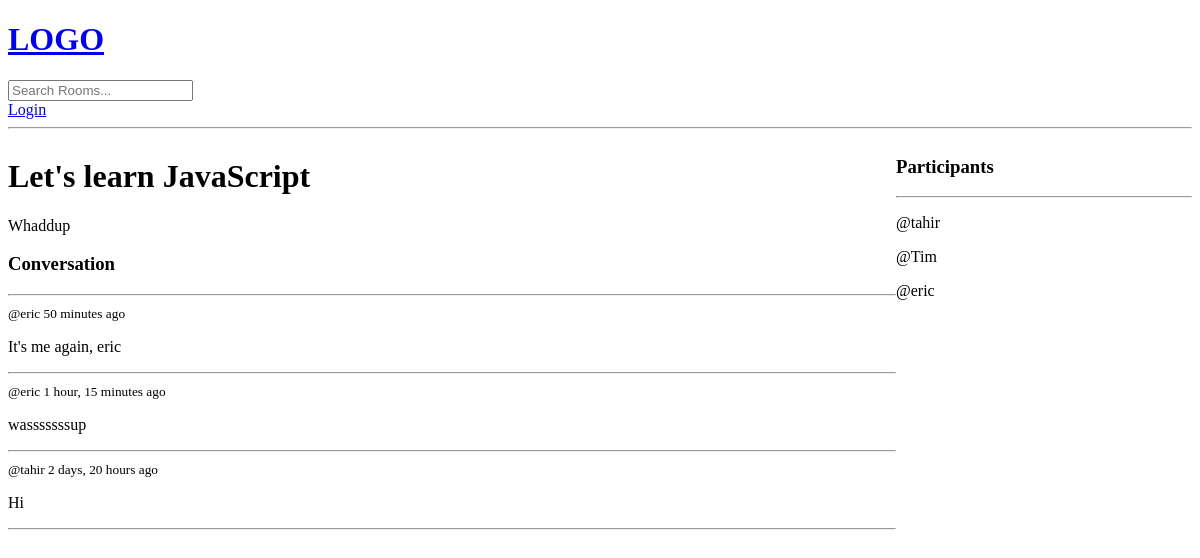
The app's page /room/1/, older data.
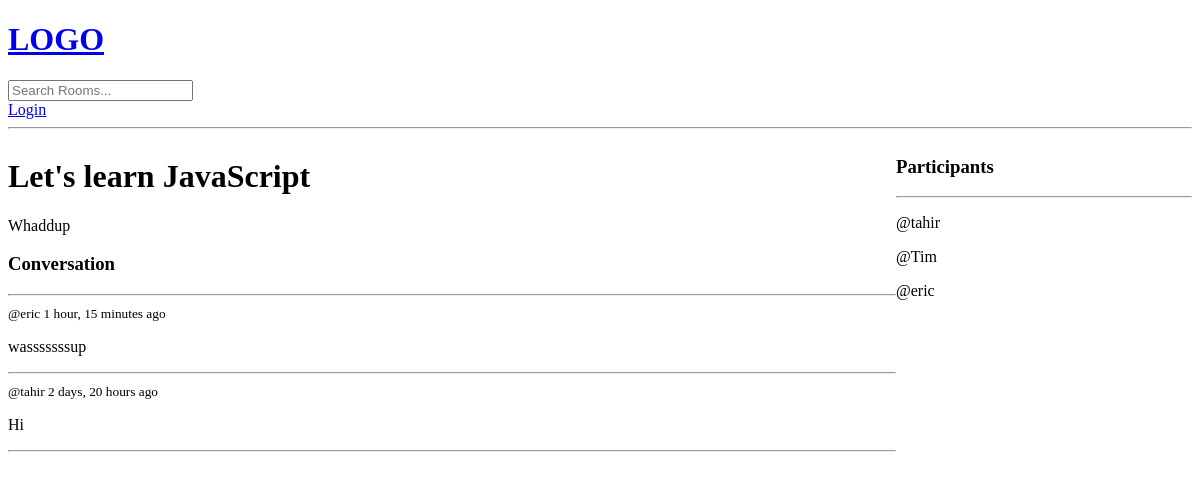
The same page, newer data.
### base/models.py (models this page shows, shortened)
class Room(models.Model):
    host = models.ForeignKey(User, on_delete=models.SET_NULL, null=True)
    topic = models.ForeignKey(Topic, on_delete=models.SET_NULL, null=True) # a room can only have one topic
    name = models.CharField(max_length=200)
    description = models.TextField(null=True, blank=True)   # blanks allowed
    participants = models.ManyToManyField(User, related_name='participants', blank=True)
    updated = models.DateTimeField(auto_now=True)   # timestamp for when saved
    created = models.DateTimeField(auto_now_add=True)   # timestamp for when created

class Message(models.Model):
    user = models.ForeignKey(User, on_delete=models.CASCADE) # note that we are using the default django User as imported
    room = models.ForeignKey(Room, on_delete=models.CASCADE) # one to many relationship, related to Room. CASCADE - when a room is deleted, all its messages are deleted
    body = models.TextField()
    updated = models.DateTimeField(auto_now=True)   # timestamp for when saved
    created = models.DateTimeField(auto_now_add=True)   # timestamp for when created

### base/views.py (the view, shortened to what this page needs)
# urls.py: path('room/<str:pk>/', views.room, name="room"), #pk stands for primary key
def room(request, pk):
    room = Room.objects.get(id=pk)
    room_messages = room.message_set.all().order_by('-created') # give us the set of messages related to this room in descending time order
    participants = room.participants.all()
    context = {'room': room, 'room_messages': room_messages, 'participants': participants}
    return render(request, 'base/room.html', context)

### base/templates/base/room.html (shortened to what this page needs)
{% extends 'main.html' %} {% block content %}
<div class="room-container">
  <div>
    <h1>{{room.name}}</h1>
    <p>{{room.description}}</p>
    <div class="comment-wrapper">
      <h3>Conversation</h3>
      <hr />
      {% for message in room_messages %}
      <div>
        <small>@{{message.user}} {{message.created|timesince}} ago</small>
        <p>{{message.body}}</p>
        <hr />
      </div>
      {% endfor %}
    </div>
  </div>
  <div>
    <h3>Participants</h3>
    <hr />
    {% for user in participants %}
    <div>
      <p>@{{user.username}}</p>
    </div>
    {% endfor %}
  </div>
</div>
{% endblock %}

### templates/main.html (shortened to what this page needs)
<!DOCTYPE html>
<html lang="en">
  <head>
  </head>
  <body>
    {% include 'navbar.html' %}
    {% block content %} {% endblock %}
  </body>
</html>

### templates/navbar.html
<a href="/">
    <h1>LOGO</h1>
</a>
<form method="GET" action="{% url 'home' %}">
    <input type="text" name="q" placeholder="Search Rooms..."/>
</form>
{% if request.user.is_authenticated %}
<p>Hello {{request.user}}</p>
<a href="{% url 'logout' %}">Logout</a>
{% else %}
<a href="{% url 'login' %}">Login</a>
{% endif %}
<hr>

### base/templates/base/room.html (style rules this page uses)
.room-container { display: grid; grid-template-columns: 3fr 1fr; }

Row changes from the older to the newer data that the page shows:
removed Message: user "eric", created "50 minutes", body "It's me again, eric"
